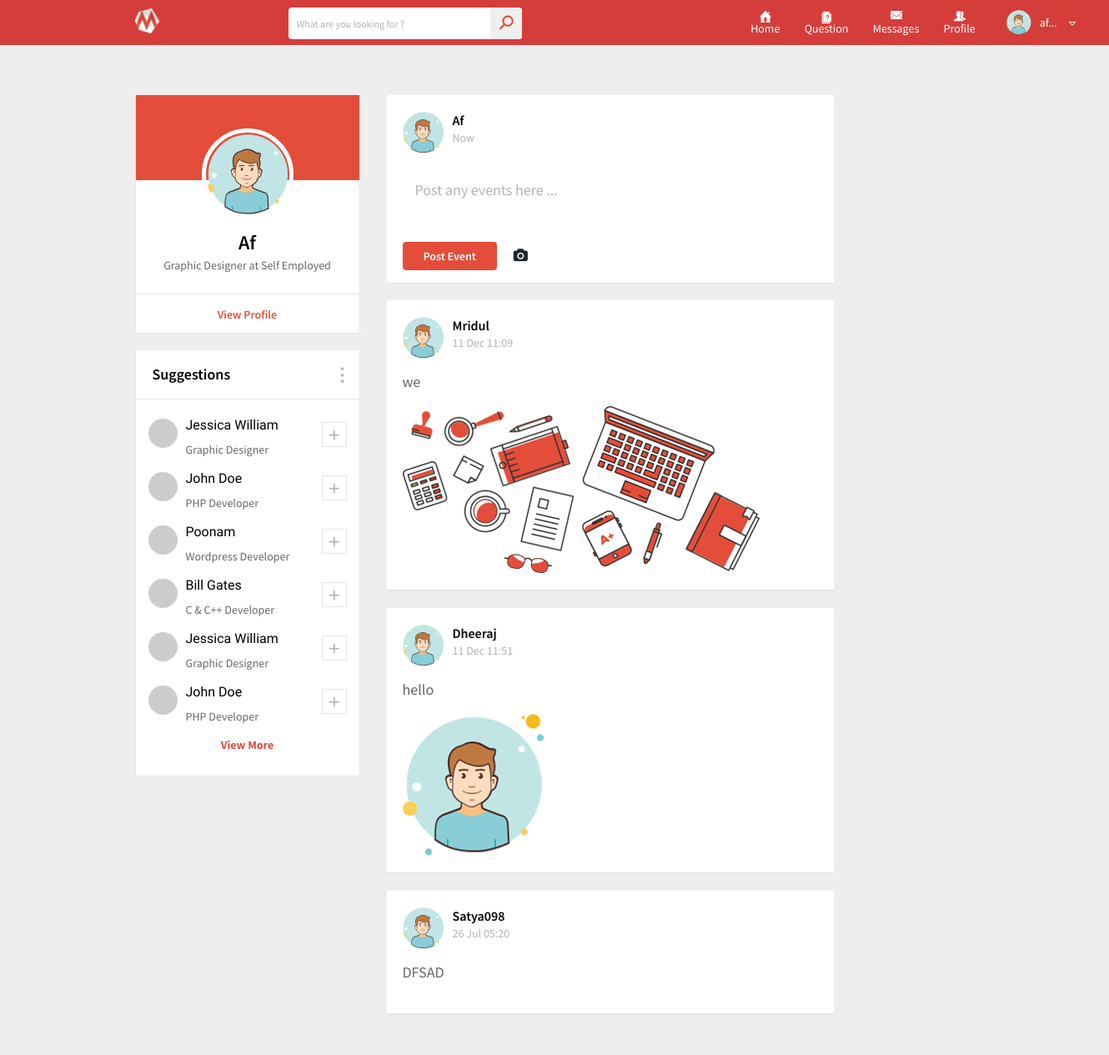
/event.php (signed in), run on the app's committed database.
### tables this page shows
CREATE TABLE `events` (
  `id` int(11) NOT NULL,
  `username` varchar(50) NOT NULL,
  `topic` varchar(100) NOT NULL,
  `describe` varchar(1000) NOT NULL,
  `image` text NOT NULL,
  `confirm` int(10) NOT NULL,
  `time` timestamp NOT NULL DEFAULT current_timestamp()
);

### event.php (the view, shortened to what this page needs)
<?php
	include('database_connection.php');
?>
<html>
<head>
<?php
		include('head_links.php');
		?>
</head>
<body>
	<div class="wrapper">
		<?php
		include('header.php');
		?>
		<main>
				<div class="container">
					<div class="main-section-data">
						<div class="row">
						<div class="col-lg-3 col-md-4 pd-left-none no-pd">
								<div class="main-left-sidebar no-margin">
									<div class="user-data full-width">
										<div class="user-profile">
											<div class="username-dt">
												<div class="usr-pic">
													<img src="images/user_big.png" alt="">
												</div>
											</div>
											<div class="user-specs">
												<h3><?php echo $_SESSION['username'];  ?></h3>
												<span>Graphic Designer at Self Employed</span>
											</div>
										</div>
										<ul class="user-fw-status">
											<li>
												<a href="my_profile.php" title="">View Profile</a>
											</li>
										</ul>
									</div>
									<div class="suggestions full-width">
										<div class="sd-title">
											<h3>Suggestions</h3>
											<i class="la la-ellipsis-v"></i>
										</div>
										<div class="suggestions-list">
											<div class="suggestion-usd">
												<img src="http://via.placeholder.com/35x35" alt="">
												<div class="sgt-text">
													<h4>Jessica William</h4>
													<span>Graphic Designer</span>
												</div>
												<span><i class="la la-plus"></i></span>
											</div>
											<div class="suggestion-usd">
												<img src="http://via.placeholder.com/35x35" alt="">
												<div class="sgt-text">
													<h4>John Doe</h4>
													<span>PHP Developer</span>
												</div>
												<span><i class="la la-plus"></i></span>
											</div>
											<div class="suggestion-usd">
												<img src="http://via.placeholder.com/35x35" alt="">
												<div class="sgt-text">
													<h4>Poonam</h4>
													<span>Wordpress Developer</span>
												</div>
												<span><i class="la la-plus"></i></span>
											</div>
											<div class="suggestion-usd">
												<img src="http://via.placeholder.com/35x35" alt="">
												<div class="sgt-text">
													<h4>Bill Gates</h4>
													<span>C &amp; C++ Developer</span>
												</div>
												<span><i class="la la-plus"></i></span>
											</div>
											<div class="suggestion-usd">
												<img src="http://via.placeholder.com/35x35" alt="">
												<div class="sgt-text">
													<h4>Jessica William</h4>
													<span>Graphic Designer</span>
												</div>
												<span><i class="la la-plus"></i></span>
											</div>
											<div class="suggestion-usd">
												<img src="http://via.placeholder.com/35x35" alt="">
												<div class="sgt-text">
													<h4>John Doe</h4>
													<span>PHP Developer</span>
												</div>
												<span><i class="la la-plus"></i></span>
											</div>
											<div class="view-more">
												<a href="#" title="">View More</a>
											</div>
										</div>
									</div>
								</div>
							</div>
							<div class="col-lg-6 col-md-8 no-pd">
									<div class="main-ws-sec">
									<div class="posts-section">
									  <div class="post-bar">
							    <div class="post_topbar">
								<div class="usy-dt">
													<img src="images/user_small.png" alt="">
													<div class="usy-name">
														<h3><?php echo $_SESSION['username'];  ?></h3><span>Now</span><br><br><br>
													</div>
												</div>
									<div class="post_comment_sec">
										<form method="post" action="askq.php" enctype="multipart/form-data">
										<textarea name="describe" type="text" id="inputEmail" class="my_textarea" placeholder="Post any events here ..." style="height:auto; border:none; box-shadow: inset 0px 0px 0px 0px red; font-size: 18px;"	></textarea>
										 <table>
											<tr><td>
								 <table>
								 <tr> <td>
								 <button type="submit" name="upload" class="save">Post Event</button></td><td>
										  <div class="image-upload" style="padding-left:20px;" >
										   <label for="file-input">
										   <i style=" margin-top:11px;" class="fa fa-camera"></i>
										   </label>
										   </div>
					                    </td></tr> </table>
										</td></tr> </table>
										</form>
									</div>
								</div>
								</div>
								</div>
									<?php
									$query = "SELECT * FROM events where confirm=1;";
									$statement = $connect->prepare($query);
										$statement->execute();
									$result=$statement->fetchAll();
									foreach($result as $row)
									{
									?>
										<div class="posts-section">
										<div class="post-bar">
											<div class="post_topbar">
												<div class="usy-dt">
													<img src="images/user_small.png" alt="">
													<div class="usy-name">
														<h3><?php echo $row["username"]; ?></h3>
														<span><?php echo date('d M H:i',strtotime($row["time"])); ?></span>
													</div>
												</div>
											</div>
											<div class="job_descp">
												<pre style="background: #ffffff;"><p style="font-size: 18px;"><?php echo $row["describe"]; ?></p></pre>
												 <br><img src="images/<?php echo $row['image']; ?>" style="max-width:100%;" alt="" />
											</div>
										</div>
										</div>
									<?php
									}
									?>
									</div>
							</div>
							</div>
						</div>
					</div>
				</div>
</body>
</html>

### database_connection.php (shortened to what this page needs)
<html>
<head>
</head>
</html>

### head_links.php (shortened to what this page needs)
<link rel="stylesheet" href="//code.jquery.com/ui/1.12.1/themes/base/jquery-ui.css">
<link rel="stylesheet" href="https://maxcdn.bootstrapcdn.com/bootstrap/3.3.7/css/bootstrap.min.css">
<link rel="stylesheet" href="https://cdn.rawgit.com/mervick/emojionearea/master/dist/emojionearea.min.css">
<link rel="stylesheet" type="text/css" href="css/animate.css">
<link rel="stylesheet" type="text/css" href="css/bootstrap.min.css">
<link rel="stylesheet" type="text/css" href="css/line-awesome.css">
<link rel="stylesheet" type="text/css" href="css/line-awesome-font-awesome.min.css">
<link rel="stylesheet" type="text/css" href="css/font-awesome.min.css">
<link rel="stylesheet" type="text/css" href="css/jquery.mCustomScrollbar.min.css">
<link rel="stylesheet" type="text/css" href="lib/slick/slick.css">
<link rel="stylesheet" type="text/css" href="lib/slick/slick-theme.css">
<link rel="stylesheet" type="text/css" href="css/style.css">
<link rel="stylesheet" type="text/css" href="css/responsive.css">

### header.php (shortened to what this page needs)
<header>
			<div class="container">
				<div class="header-data">
					<div class="logo">
							<a  title=""><img src="images/logo.png" alt="" style="height:30px;"></a>
							</div>
							<div class="logo">
							<a  title=""><img src="images/logo.gif" alt="" style="height:30px;"></a>
						</div>
					<div class="search-bar">
						<form method="post" action="search_profile.php">
							<input type="text" onKeyUp="fx(this.value)" autocomplete="off" name="qu" id="qu" class="textbox" placeholder="What are you looking for ?" tabindex="1">
							<button type="submit" disabled><i class="la la-search"></i></button>
						</form>
					</div>
					<nav>
						<ul>
							<li>
								<a href="event.php" title="">
									<span><img src="images/icon1.png" alt=""></span>
									Home
								</a>
							</li>
							<li>
								<a href="questions.php" title="">
								<span><img src="images/ques1.png"></span>
									Question
								</a>
							</li>
							<li>
								<a href="index.php" title="">
									<span><img src="images/icon6.png" alt=""></span>
									Messages
								</a>
							</li>
							<li>
								<a href="my_profile.php" title="">
									<span><img src="images/icon4.png" alt=""></span>
									Profile
							   </a>
							  </li>
					</nav>
					<div class="user-account" >
						<div class="user-info" >
							<img src="images/user_small.png" height="30" alt="">
							<a href="#" title=""><?php echo substr($_SESSION['username'],0,4);  ?>...</a>
							<i class="la la-sort-down"></i>
						</div>
					</div>
				</div>
			</div>
		</header>

### data on the page
events: username "Mridul", time "11 Dec 11:09", describe "we", image (picture)
events: username "Dheeraj", time "11 Dec 11:51", describe "hello", image (picture)
events: username "Satya098", time "26 Jul 05:20", describe "DFSAD"

### other printed values
substr($_SESSION['username'],0,4) "af"
$_SESSION['username'] "Af"
